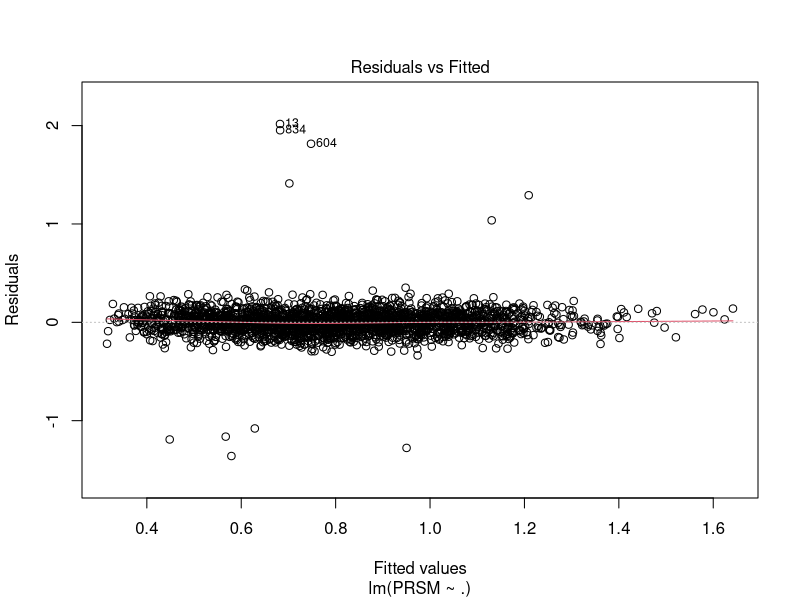
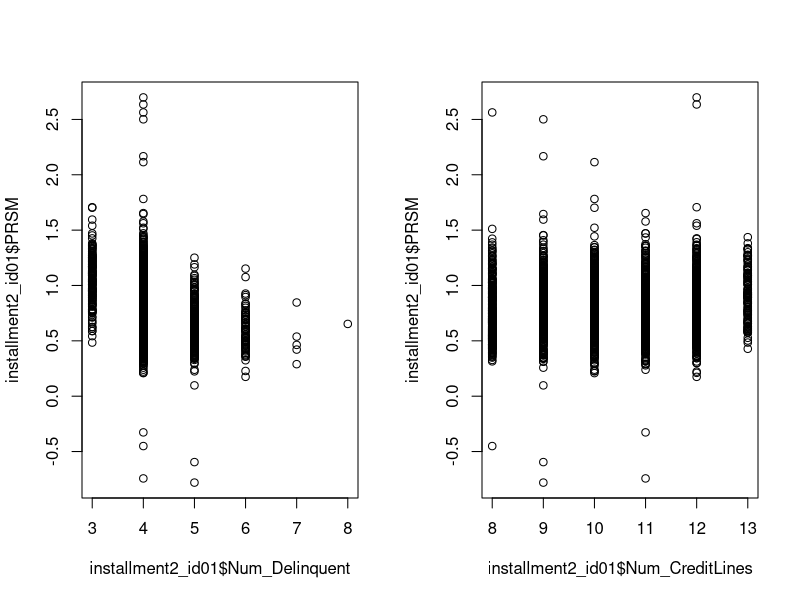
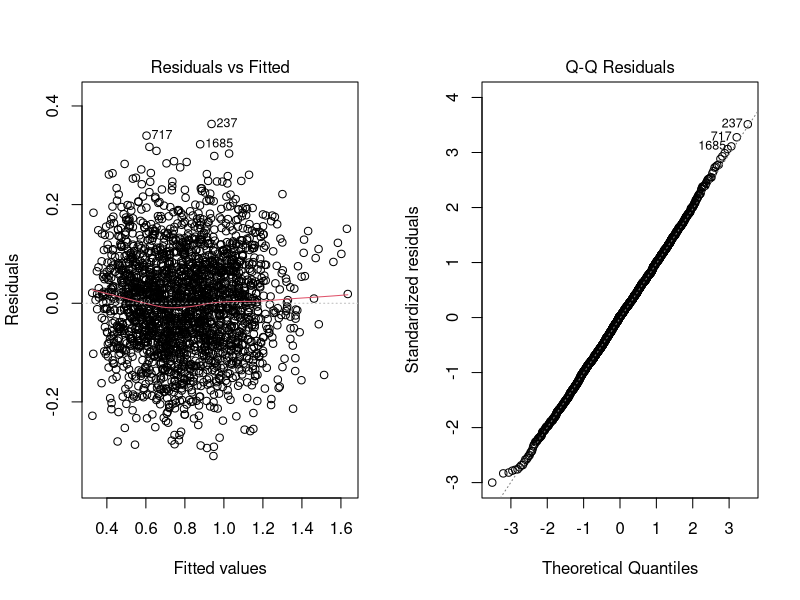
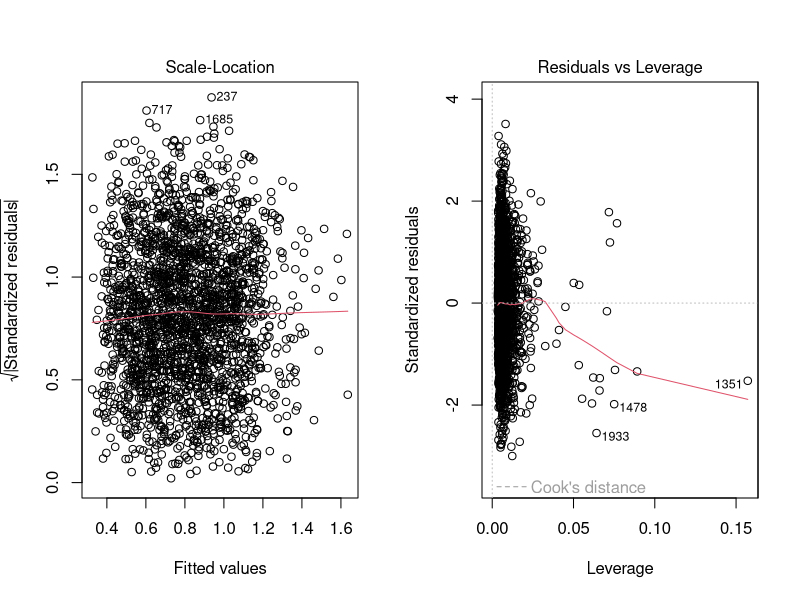
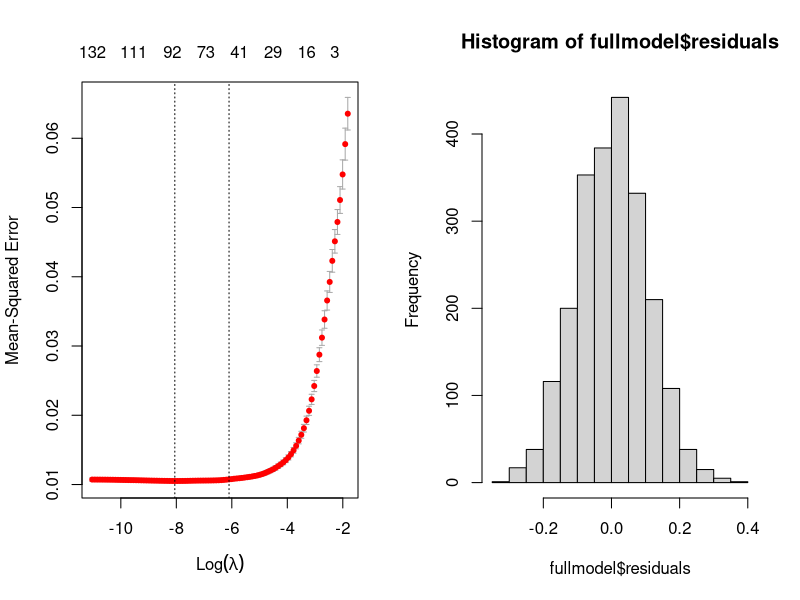
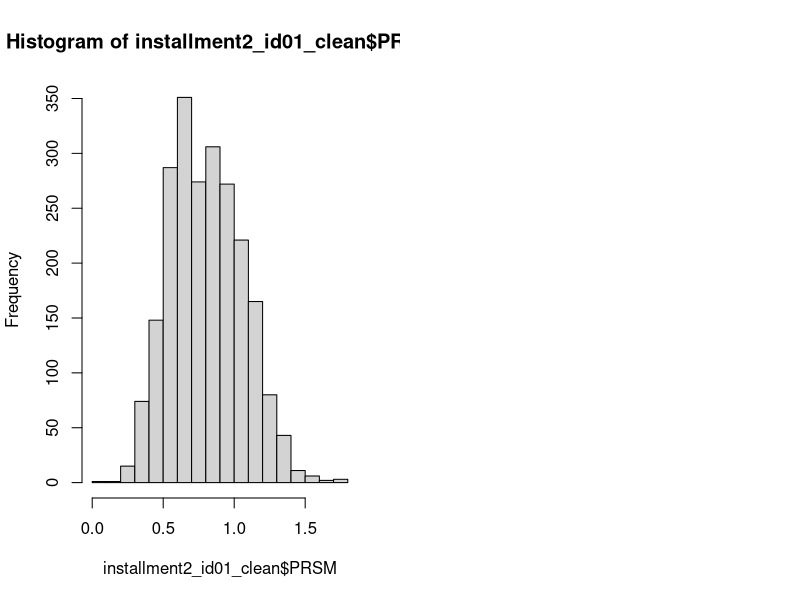

Write the R code that produced these figures, in order. (Note: this script raises an error after producing the figures.)
## ---- chunk 1
#| label: setup
#| echo: false
#| warning: false

library(dplyr)
options(scipen = 999)
## ---- chunk 2
installment2_id01 <- read.csv("installment2_id01.csv")
str(installment2_id01)
summary(installment2_id01)

# make NAICS, WomanOwned, FICO categorical variables
# add the chance of delinquency
installment2_id01 = installment2_id01 %>%
  mutate(NAICS = as.factor(substr(NAICS, 1, 2)), # TODO: talk about simplifying
         WomanOwned = as.factor(WomanOwned),
         FICO = case_when(
           (300 <= FICO)&(FICO <= 579) ~ "Poor",
           (580 <= FICO)&(FICO <= 669) ~ "Fair",
           (670 <= FICO)&(FICO <= 739) ~ "Good",
           (740 <= FICO)&(FICO <= 799) ~ "Very Good",
           (800 <= FICO)&(FICO <= 850) ~ "Excellent",
         ),
         p_delinquent = Num_Delinquent/Num_CreditLines)

model = lm(PRSM ~. , data = installment2_id01)
installment2_id01$residual=residuals(model)

plot(model,1) # observed 11 outliers whose residuals >= 1 or <= -1



table(installment2_id01$FICO)

table(installment2_id01$NAICS)

par(mfrow=c(1,2))
plot(installment2_id01$Num_Delinquent, installment2_id01$PRSM)
plot(installment2_id01$Num_CreditLines, installment2_id01$PRSM)

## ---- chunk 3
# remove 11 outliers observed in the plot (abs(residual)>=1)
installment2_id01_clean = installment2_id01 %>% 
  filter(abs(residual)<=1) %>% 
  select(-residual)# clean data (use this!!)

model_clean = lm(PRSM ~. , data = installment2_id01_clean) 

plot(model_clean) # these look much better! but perhaps discuss different outlier removal techniques
# TODO: remove outliers AFTER multicol/best model

## ---- chunk 4
library(ModelMetrics)
fullmodel <- lm(PRSM ~ ., data = installment2_id01_clean)
summary(fullmodel)
rmse(fullmodel$fitted.values, installment2_id01_clean$PRSM) # 0.1029151
# RMSE much smaller before cleaning
# but R-sq bigger. Perhaps a "not overfitting outliers" effect?

stepmodel <- step(fullmodel, trace = 0, direction = "both")
summary(stepmodel)
rmse(stepmodel$fitted.values, installment2_id01_clean$PRSM)

stress_model <- lm(PRSM ~ Stress, data = installment2_id01_clean)
#summary(stress_model)
rmse(stress_model$fitted.values, installment2_id01_clean$PRSM)


library(glmnet) # this errors for Bila # talk about CV in installment2_Bohyoon, which lowest RMSE?
#cv_lasso <- cv.glmnet(x = installment2_id01[,-c(1)], y = installment2_id01[,c(1)], alpha = 1, nfolds = 10)

# TODO: talk about interaction terms?
x <- model.matrix(PRSM ~ .^2, data = installment2_id01_clean)[, -1]
y <- installment2_id01_clean$PRSM
cv_lasso_interactions <- cv.glmnet(x, y, alpha = 1, nfolds = 10)
plot(cv_lasso_interactions)
best_lambda <- cv_lasso_interactions$lambda.min
lasso_coeffs <- coef(cv_lasso_interactions, s = best_lambda)

threshold <- 0.015
significant_terms <- lasso_coeffs[abs(lasso_coeffs[,1]) > threshold, , drop = FALSE]
print(significant_terms)

# TODO: look over hints... 
# current findings:
# Stress:WomanOwned1, and LLC but smaller => pos. 
# WomanOwned1:CorpStructurePartner => pos.
# FICOFair&Poor:WomanOwned1 => neg!
# FICOFair&Good:Monts => neg. Hint diminished effect again
# CorpStructureSole:p_delinquent => neg. p-delinquent harder on Sole owner

## ---- chunk 5
# NOTE: the below is probably not necessary, y doesn't need to be transformed
# boxcox basically at 1 confirms this
library(MASS)
hist(fullmodel$residuals)
hist(installment2_id01_clean$PRSM)
boxcox(fullmodel, lambda = seq(-2, 2, 0.1))


# Predictor Variable Transformation Check
plot(installment2_id01_clean[,c("PRSM", "TotalAmtOwed", "Volume",
                          "Stress", "Num_Delinquent", "Num_CreditLines",
                          "Months")])
# Though there aren't outlier residuals, there are still variable outliers.
library(car)
crPlots(fullmodel) 
# after outlier removal, all look pretty linear to me except Months
# this matches hint 1 of the assignment
crPlots(lm(PRSM ~ Months, data = installment2_id01_clean))


# Transform Months Model
# boxTidwell(PRSM ~ TotalAmtOwed + Volume + Stress + Num_Delinquent + Num_CreditLines + Months + p_delinquent,
#           data = installment2_id01_clean)
# fails: multicol
numeric_predictors <- installment2_id01_clean[, c("TotalAmtOwed", "Volume", "Stress", 
                                                 "Num_Delinquent", "Num_CreditLines", 
                                                 "Months", "p_delinquent")]
cor_matrix <- cor(numeric_predictors); print(cor_matrix)
model_for_vif <- lm(PRSM ~ TotalAmtOwed + Volume + Stress + Num_Delinquent + 
                           Num_CreditLines + Months + p_delinquent, 
                           data = installment2_id01_clean)

vif(model_for_vif)
boxTidwell(PRSM ~ TotalAmtOwed + Volume + Stress + Months + p_delinquent,
          data = installment2_id01_clean)
crPlots(lm(PRSM ~ p_delinquent, data = installment2_id01_clean)) # hm p_delinquent alone doesn't look great

transformedmodel <- lm(PRSM ~ FICO + TotalAmtOwed + Volume + Stress + Num_Delinquent + Num_CreditLines +
                         p_delinquent + WomanOwned + CorpStructure + NAICS + 1/Months,
                       data = installment2_id01_clean)
summary(transformedmodel)
rmse(transformedmodel$fitted.values, installment2_id01_clean$PRSM) # 0.1035794

# without num_delinq etc
transformedmodel <- lm(PRSM ~ FICO + TotalAmtOwed + Volume + Stress +
                         p_delinquent + WomanOwned + CorpStructure + NAICS + 1/Months,
                       data = installment2_id01_clean)
summary(transformedmodel)
rmse(transformedmodel$fitted.values, installment2_id01_clean$PRSM) # 0.1036424

# hmm doesn't improve the model by much at all
